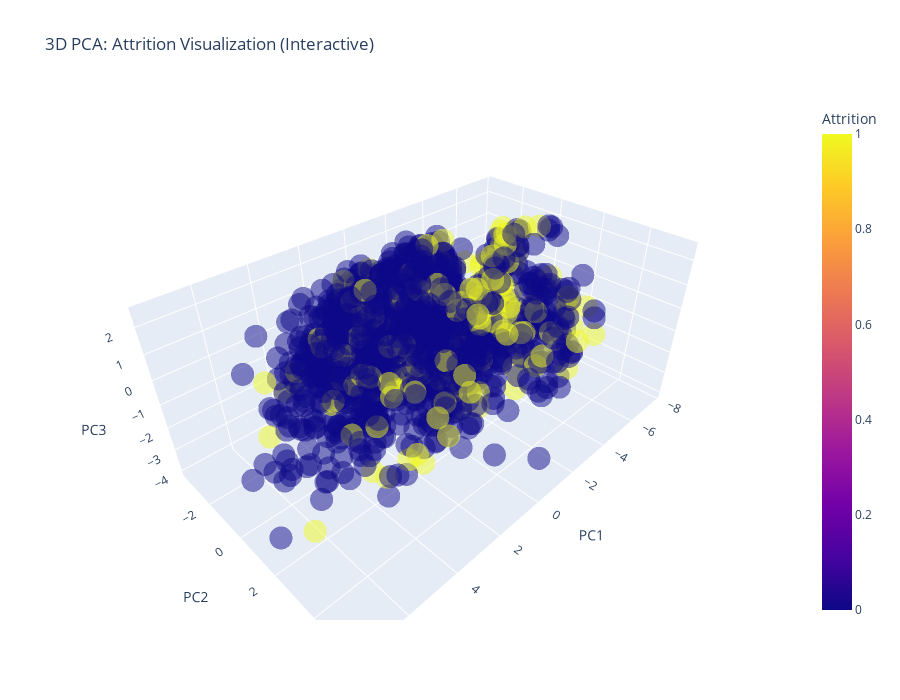

The cell this chart's notebook holds for it:
### Markdown cell above
Upon reviewing a 3D PCA plot, including PC3, the situation remained consistent: the attrition groups still showed considerable interspersal, with no distinct clusters or easy boundaries. This led to the immediate conclusion that, based on these principal component views, classifying attrition would likely be challenging, especially for simple linear models.

---

### Code cell
# Select numeric features and scale
numeric = df.select_dtypes(include='number').drop(columns=['Attrition'])
scaler = StandardScaler()
scaled_data = scaler.fit_transform(numeric)

# Apply PCA
pca = PCA(n_components=3)
pca_result = pca.fit_transform(scaled_data)

# Create PCA DataFrame
pca_df = pd.DataFrame(pca_result, columns=['PC1', 'PC2', 'PC3'])
pca_df['Attrition'] = df['Attrition']  # 0 or 1

# Set custom color map: 0 → red, 1 → blue
color_map = {0: 'red', 1: 'blue'}

# Plot with Plotly
fig = px.scatter_3d(
    pca_df,
    x='PC1',
    y='PC2',
    z='PC3',
    color='Attrition',
    color_discrete_map=color_map,
    title='3D PCA: Attrition Visualization (Interactive)',
    opacity=0.5
)

# Increase figure size
fig.update_layout(
    width=900,
    height=700,
    legend_title_text='Attrition'
)

fig.show()

### Figure 1 — Plotly figure (JSON) as saved in the notebook; plotly's stock layout.template omitted (floating-point values rounded to 4 significant figures; data arrays with more than 128 entries replaced by an {"elided": "..."} marker saying what was removed)
{"data": [{"hovertemplate": "PC1=%{x}<br>PC2=%{y}<br>PC3=%{z}<br>Attrition=%{marker.color}<extra></extra>", "legendgroup": "", "marker": {"color": {"elided": "1470 int values"}, "coloraxis": "coloraxis", "opacity": 0.5, "symbol": "circle"}, "mode": "markers", "name": "", "scene": "scene", "showlegend": false, "type": "scatter3d", "x": {"elided": "1470 float values"}, "y": {"elided": "1470 float values"}, "z": {"elided": "1470 float values"}}], "layout": {"coloraxis": {"colorbar": {"title": {"text": "Attrition"}}, "colorscale": [[0, "#0d0887"], [0.1111, "#46039f"], [0.2222, "#7201a8"], [0.3333, "#9c179e"], [0.4444, "#bd3786"], [0.5556, "#d8576b"], [0.6667, "#ed7953"], [0.7778, "#fb9f3a"], [0.8889, "#fdca26"], [1, "#f0f921"]]}, "height": 700, "legend": {"title": {"text": "Attrition"}, "tracegroupgap": 0}, "scene": {"domain": {"x": [0, 1], "y": [0, 1]}, "xaxis": {"title": {"text": "PC1"}}, "yaxis": {"title": {"text": "PC2"}}, "zaxis": {"title": {"text": "PC3"}}}, "title": {"text": "3D PCA: Attrition Visualization (Interactive)"}, "width": 900}}
